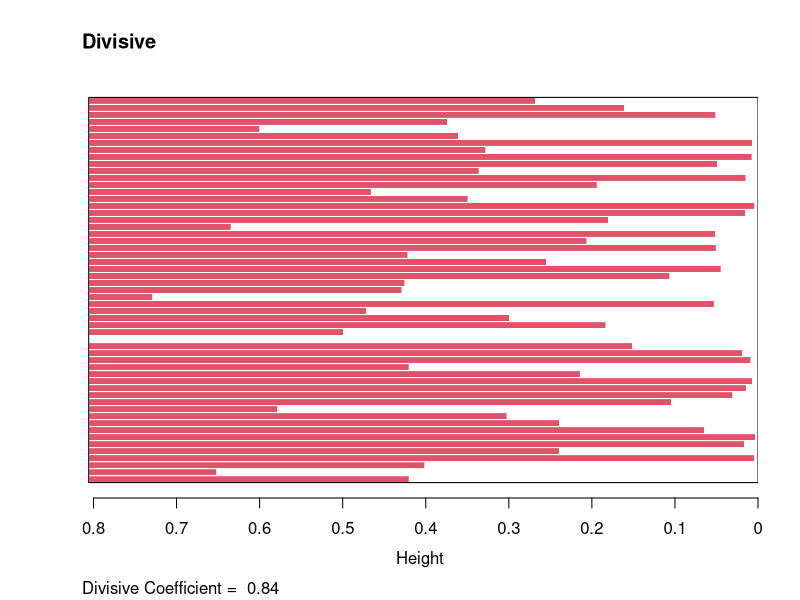
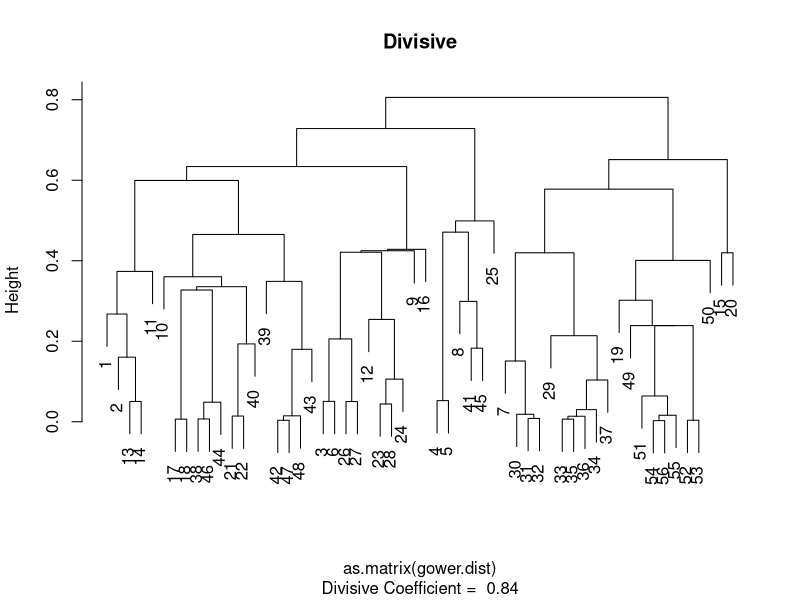
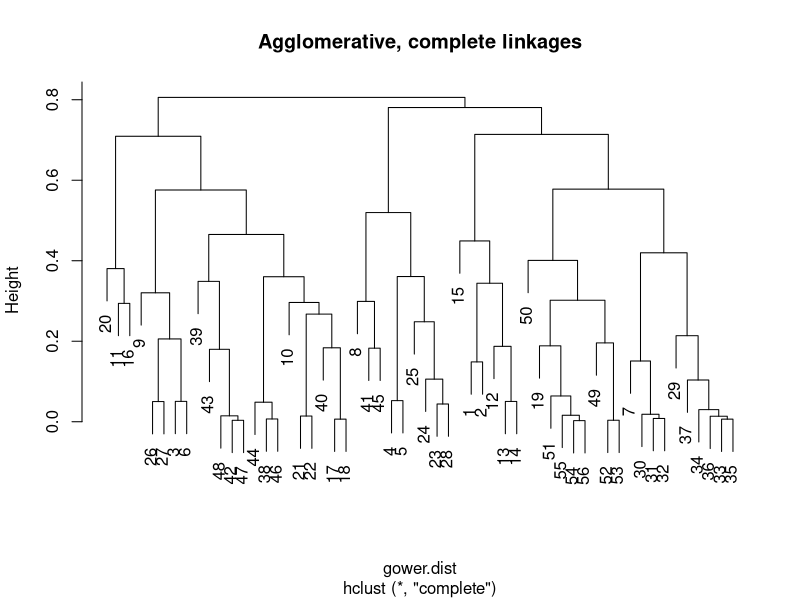
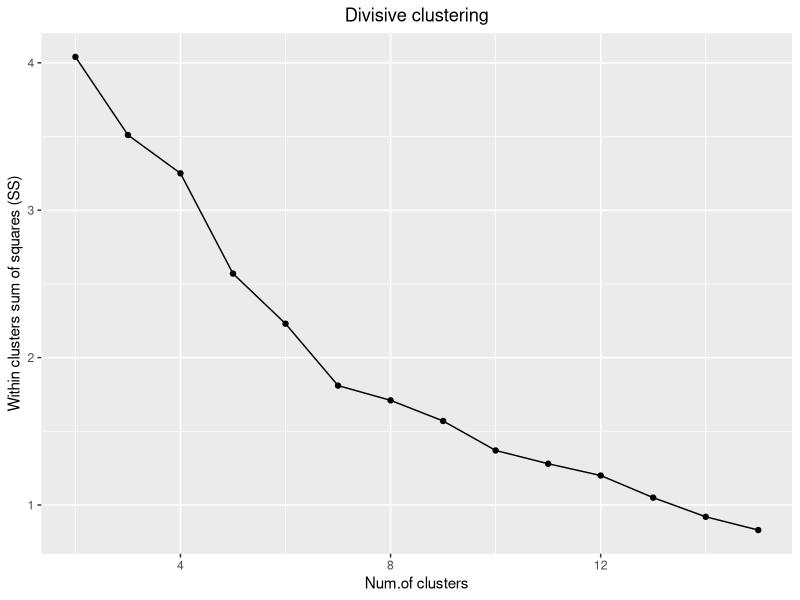
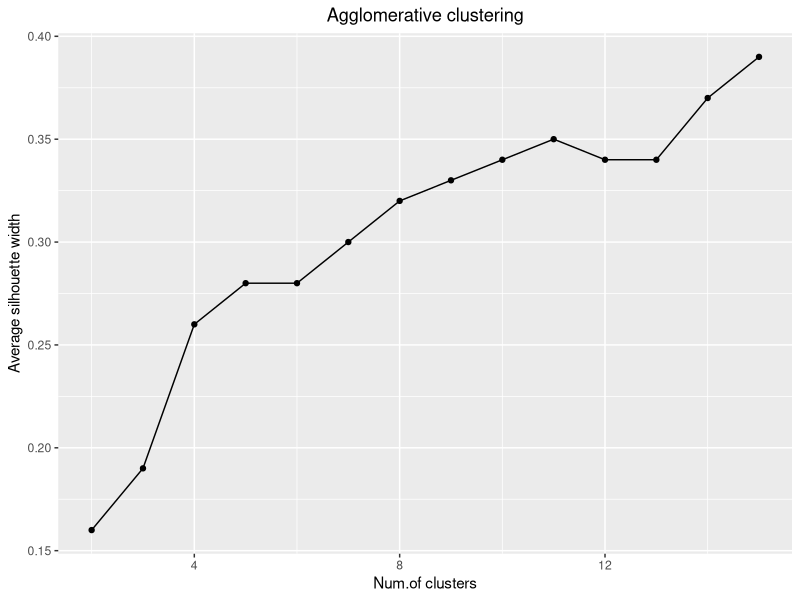

These charts were generated, in order, by the following R code:
## ---- chunk 1
knitr::opts_chunk$set(echo = TRUE)
library(tidyverse)
setwd("~/Dropbox/Projects/turning/")
data <- readxl::read_xlsx("Project Data.xlsx")
## ---- chunk 2
#----- Dissimilarity Matrix -----#

library(cluster) 
# to perform different types of hierarchical clustering
# package functions used: daisy(), diana(), clusplot()

data_clean <- 
  data %>%
  mutate(direction = factor(direction),
         driversex = factor(driversex),
         cartype = factor(cartype),
         race = factor(race),
         phoneuse = as.logical(phoneuse),
         commercial = as.logical(commercial),
         older = as.logical(older),
         traffic = as.logical(traffic),
         policepresent = as.logical(policepresent),
         blinker = as.logical(blinker)) %>%
  select(-order, -comments)

gower.dist <- daisy(data_clean, metric = c("gower"))

#------------ DIVISIVE CLUSTERING ------------#
divisive.clust <- diana(as.matrix(gower.dist), 
                  diss = TRUE, keep.diss = TRUE)
plot(divisive.clust, main = "Divisive")


## ---- chunk 3
#------------ AGGLOMERATIVE CLUSTERING ------------#
# I am looking for the most balanced approach
# Complete linkages is the approach that best fits this demand - I will leave only this one here, don't want to get it cluttered

# complete
aggl.clust.c <- hclust(gower.dist, method = "complete")
plot(aggl.clust.c,
     main = "Agglomerative, complete linkages")
## ---- chunk 4
library(fpc)

cstats.table <- function(dist, tree, k) {
clust.assess <- c("cluster.number","n","within.cluster.ss","average.within","average.between",
                  "wb.ratio","dunn2","avg.silwidth")
clust.size <- c("cluster.size")
stats.names <- c()
row.clust <- c()

output.stats <- matrix(ncol = k, nrow = length(clust.assess))
cluster.sizes <- matrix(ncol = k, nrow = k)

for(i in c(1:k)){
  row.clust[i] <- paste("Cluster-", i, " size")
}

for(i in c(2:k)){
  stats.names[i] <- paste("Test", i-1)
  
  for(j in seq_along(clust.assess)){
    output.stats[j, i] <- unlist(cluster.stats(d = dist, clustering = cutree(tree, k = i))[clust.assess])[j]
    
  }
  
  for(d in 1:k) {
    cluster.sizes[d, i] <- unlist(cluster.stats(d = dist, clustering = cutree(tree, k = i))[clust.size])[d]
    dim(cluster.sizes[d, i]) <- c(length(cluster.sizes[i]), 1)
    cluster.sizes[d, i]
    
  }
}

output.stats.df <- data.frame(output.stats)

cluster.sizes <- data.frame(cluster.sizes)
cluster.sizes[is.na(cluster.sizes)] <- 0

rows.all <- c(clust.assess, row.clust)
output <- rbind(output.stats.df, cluster.sizes)[ ,-1]
colnames(output) <- stats.names[2:k]
rownames(output) <- rows.all

is.num <- sapply(output, is.numeric)
output[is.num] <- lapply(output[is.num], round, 2)

output
}
## ---- chunk 5
stats.df.aggl <-cstats.table(gower.dist, aggl.clust.c, 7) 
stats.df.aggl
## ---- chunk 6
# Elbow
# Divisive clustering
ggplot(data = data.frame(t(cstats.table(gower.dist, divisive.clust, 15))), 
  aes(x=cluster.number, y=within.cluster.ss)) + 
  geom_point()+
  geom_line()+
  ggtitle("Divisive clustering") +
  labs(x = "Num.of clusters", y = "Within clusters sum of squares (SS)") +
  theme(plot.title = element_text(hjust = 0.5))
## ---- chunk 7
ggplot(data = data.frame(t(cstats.table(gower.dist, aggl.clust.c, 15))), 
  aes(x=cluster.number, y=avg.silwidth)) + 
  geom_point()+
  geom_line()+
  ggtitle("Agglomerative clustering") +
  labs(x = "Num.of clusters", y = "Average silhouette width") +
  theme(plot.title = element_text(hjust = 0.5))
## ---- chunk 8
